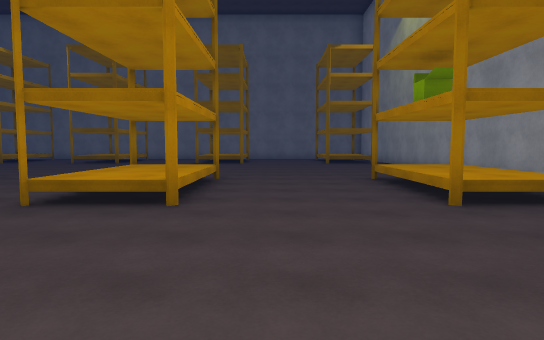
View 1 (above)

22 first-person views from a walk through a 3-D level made in the Unity game engine. The camera is 1.5 m above the floor, tilts 4° down and sees 75° across. The floor is counted in squares, 2 m on a side. Each view is taken from the middle of a square. On the plan, view 1 faces up. The plan holds only what a view shows up to about 11 squares ahead; the rest is blank. The place goes on beyond the plan. The player character is not drawn. Surface patterns are stand-ins for the level's own textures.

View 2
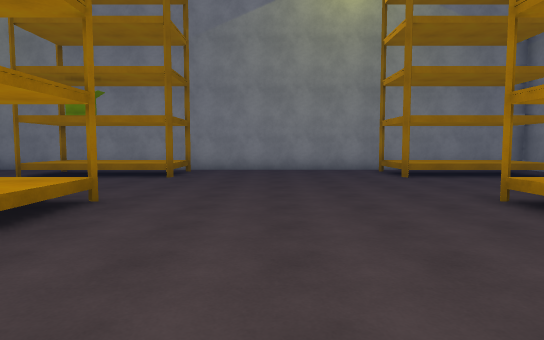

View 3
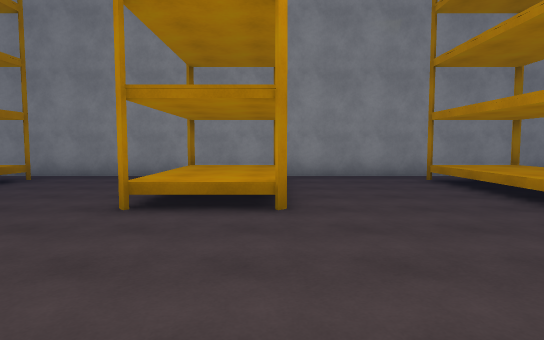

View 4
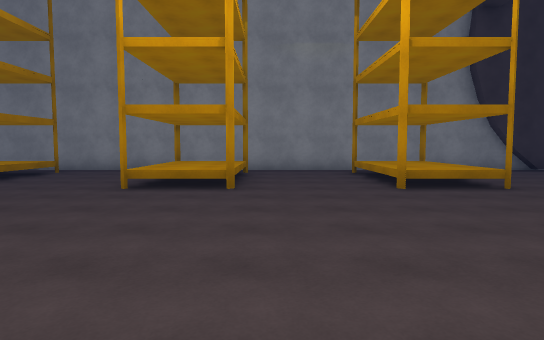

View 5
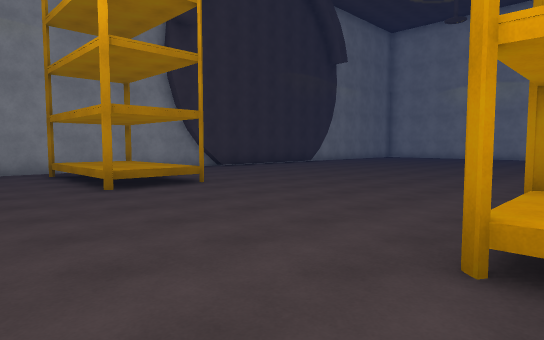

View 6
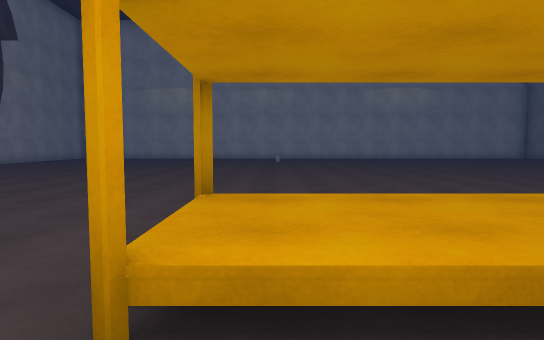

View 7
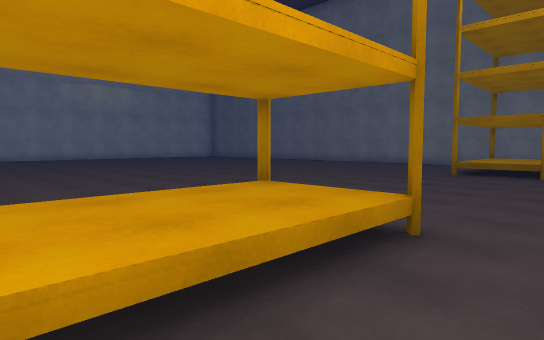

View 8
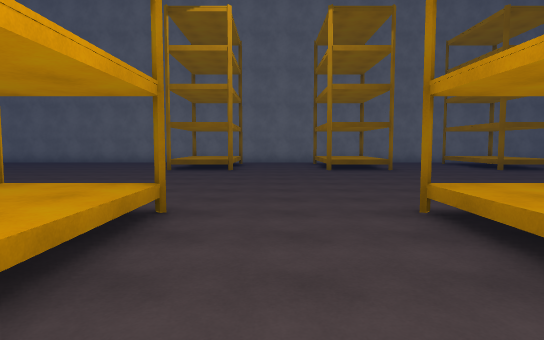

View 9
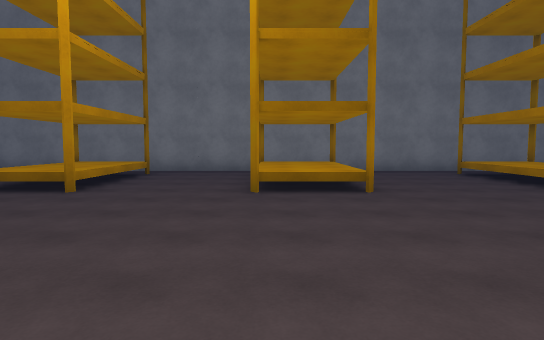

View 10
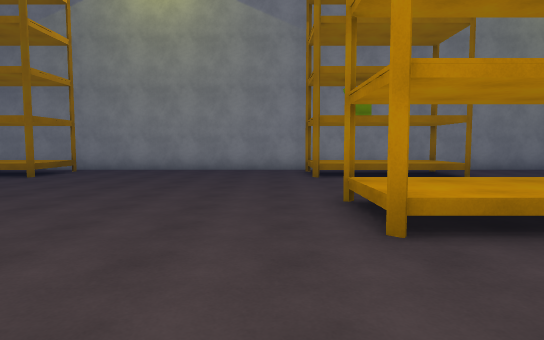

View 11
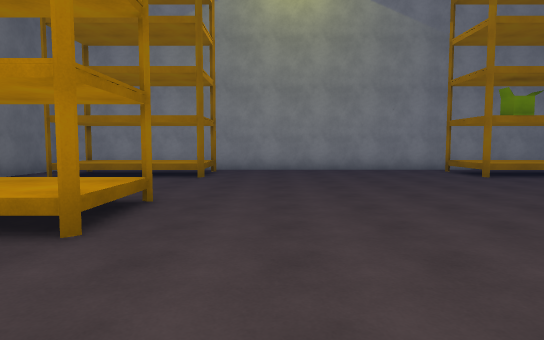

View 12
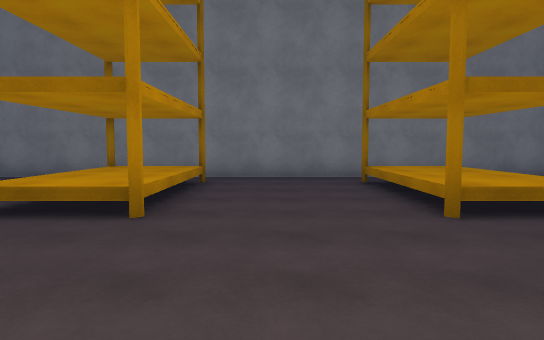

View 13
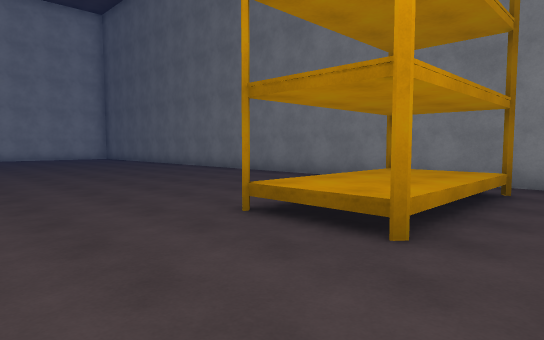

View 14
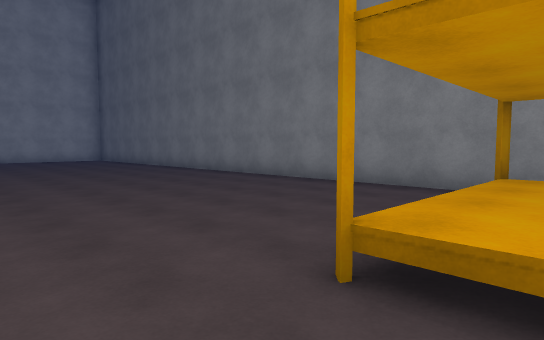

View 15
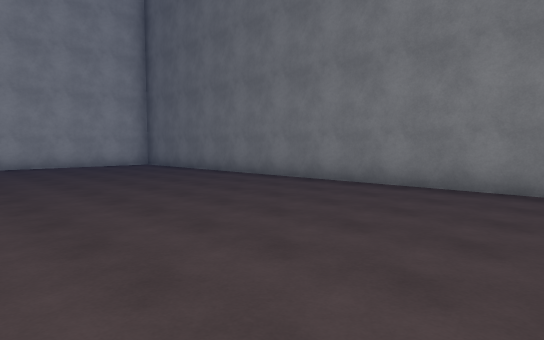

View 16
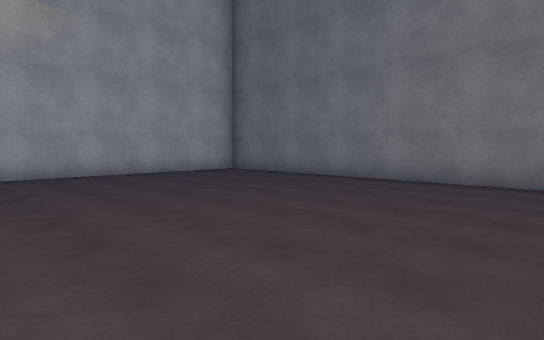

View 17
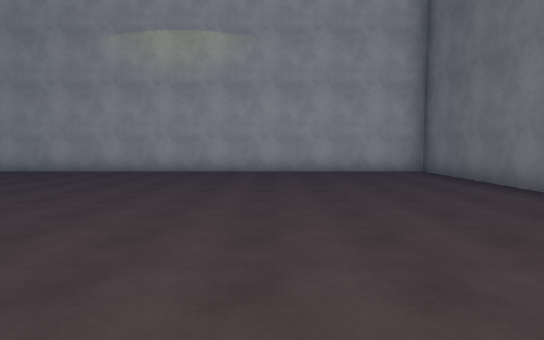

View 18
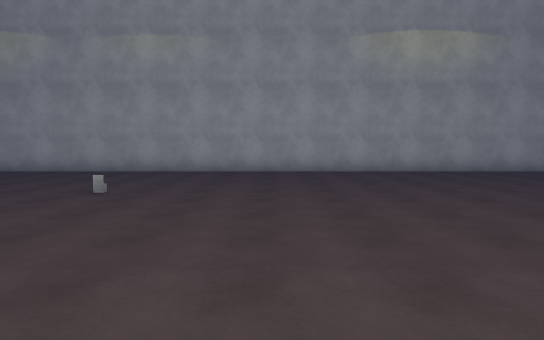

View 19
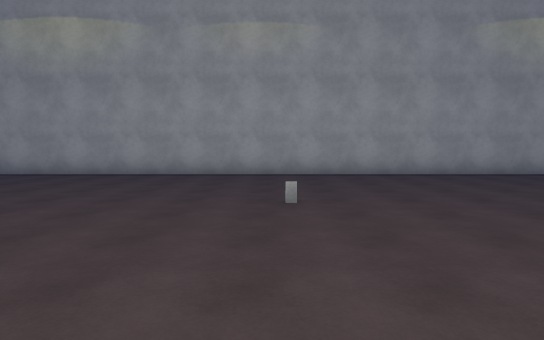

View 20
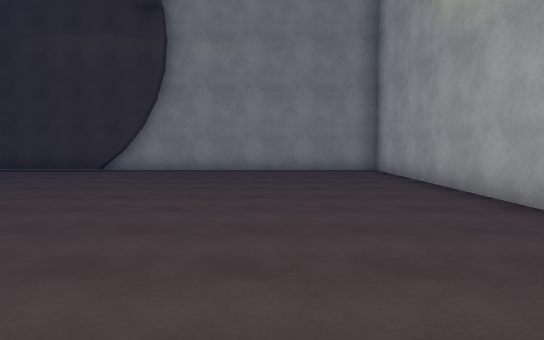

View 21
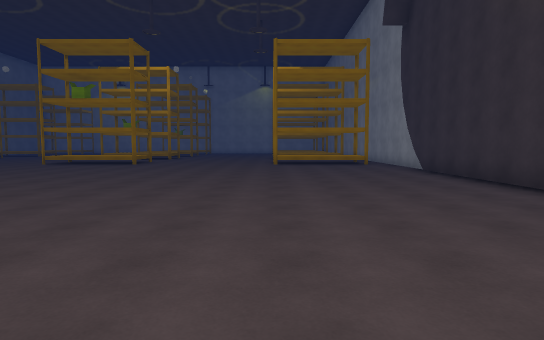

View 22
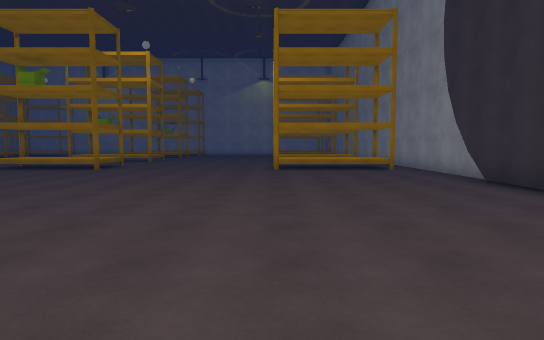

### Floor plan
Key: @ floor where view 1 was taken; # wall or solid block; x gap in a wall; . floor; ^ raised ledge; C computer.
Columns run from 31 left of view 1 to 5 right of it. Each row starts with its distance up from view 1.
 20 ####################################
 19 #.............................    ..#
 18 #.................^^...^^...^^.   ^^#
 17 #.................^^...^^...^^.  .^^#
 16 #.................^^...^^...^^.  .^^#
 15 #.................^^...^^...^^....^^#
 14 #...................................#
 13 #...................................#
 12 #...................................#
 11 #...................................#
 10 #...................................#
  9 #...............   .................#
  8 #................ ^^...^^...^^....^^#
  7 #.................^^...^^ ..^^....^^#
  6 #.................^^...^  ..^^....^^#
  5 #....C............^^...    .^^....^^#
  4 #...................#...   ...#..#.##
  3 #........................ ..........#
  2 #...................................#
  1 #...................................#
  0 #..............................@....#
 -1 #.................^^...^^...^^....^^#
 -2 #.................^^...^^...^^....^^#
 -3 #.................^^...^^...^^....^^#
 -4 #.................^^...^^...^^....^^#
 -5 #.................x....x....x...... #
 -6 #####################################

Positions as (right, up) in squares from view 1, and headings:
1: (0, 0), facing up
2: (-6, 2), facing right
3: (-3, 3), facing down
4: (-9, 5), facing down
5: (-9, 5), facing down-left
6: (-10, 5), facing left
7: (-10, 5), facing up-left
8: (-10, 4), facing up
9: (-8, 9), facing up
10: (-6, 9), facing right
11: (-6, 13), facing right
12: (-5, 11), facing up
13: (-10, 12), facing up-left
14: (-12, 13), facing up-left
15: (-17, 13), facing up-left
16: (-21, 12), facing up-left
17: (-20, 15), facing left
18: (-20, 8), facing left
19: (-21, 5), facing left
20: (-27, 5), facing down
21: (-27, -1), facing right
22: (-24, -1), facing right
